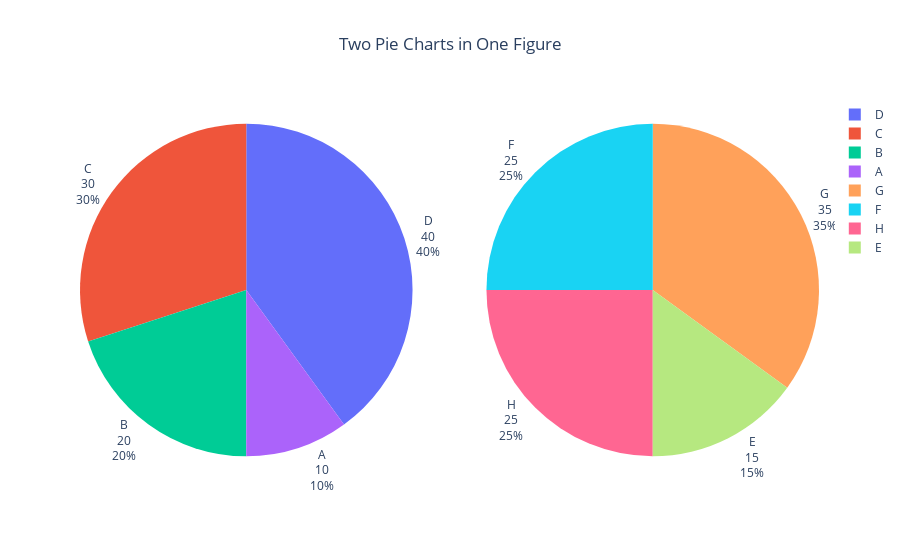

Source (notebook cell):
### Code cell
import plotly.graph_objects as go
from plotly.subplots import make_subplots

# Sample data for pie charts
labels1 = ['A', 'B', 'C', 'D']
values1 = [10, 20, 30, 40]

labels2 = ['E', 'F', 'G', 'H']
values2 = [15, 25, 35, 25]

# Create subplot figure with 1 row and 2 columns
fig = make_subplots(rows=1, cols=2, specs=[[{'type':'pie'}, {'type':'pie'}]])

# Add first pie chart to the first column
fig.add_trace(go.Pie(labels=labels1, values=values1, textinfo='label+value+percent', textposition='outside'), row=1, col=1)

# Add second pie chart to the second column
fig.add_trace(go.Pie(labels=labels2, values=values2, textinfo='label+value+percent', textposition='outside'), row=1, col=2)

# Update layout
fig.update_layout(
    title='Two Pie Charts in One Figure',
    title_x=0.5  # Center the title
)

# Show figure
fig.show()

### Figure 1 — Plotly figure (JSON) as saved in the notebook; plotly's stock layout.template omitted (floating-point values rounded to 4 significant figures)
{"data": [{"domain": {"x": [0, 0.45], "y": [0, 1]}, "labels": ["A", "B", "C", "D"], "textinfo": "label+value+percent", "textposition": "outside", "type": "pie", "values": [10, 20, 30, 40]}, {"domain": {"x": [0.55, 1], "y": [0, 1]}, "labels": ["E", "F", "G", "H"], "textinfo": "label+value+percent", "textposition": "outside", "type": "pie", "values": [15, 25, 35, 25]}], "layout": {"title": {"text": "Two Pie Charts in One Figure", "x": 0.5}}}
